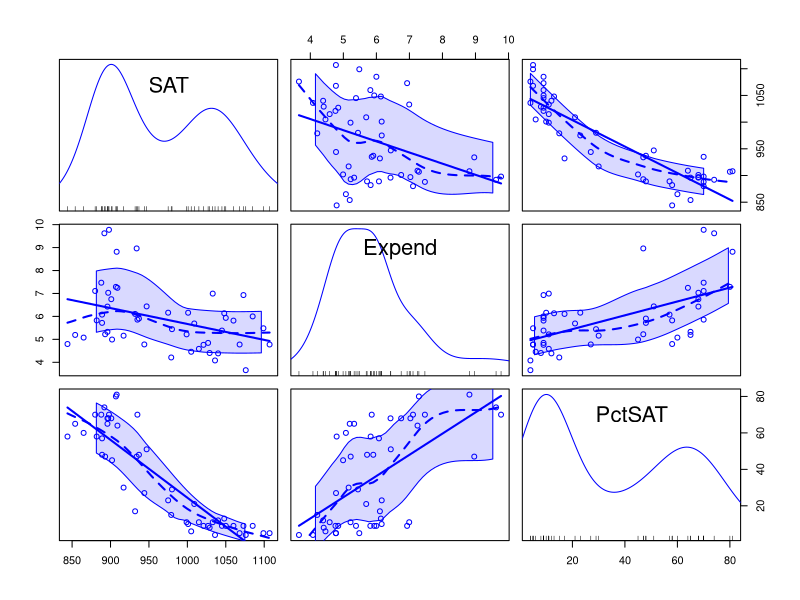
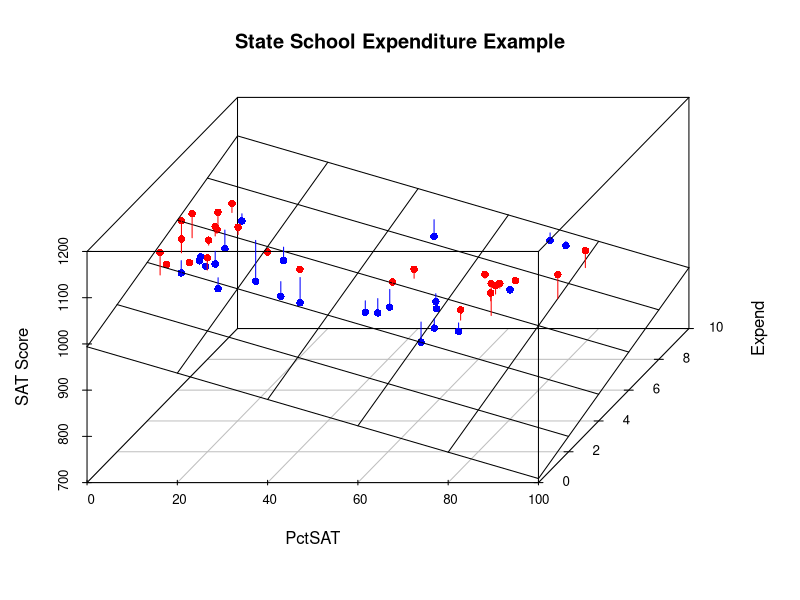
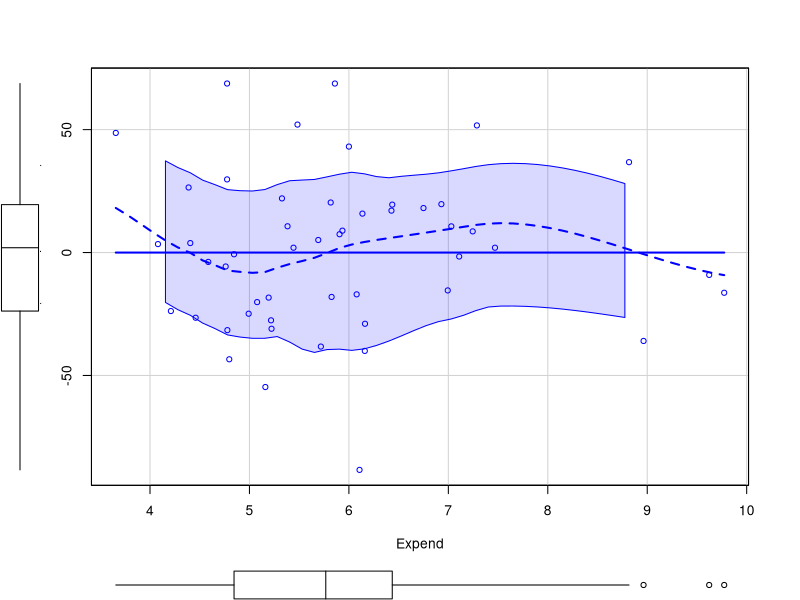
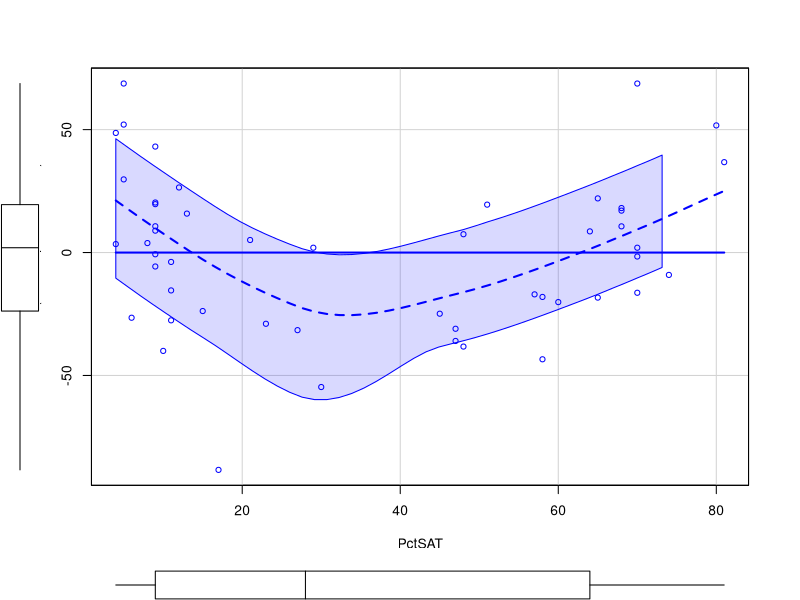
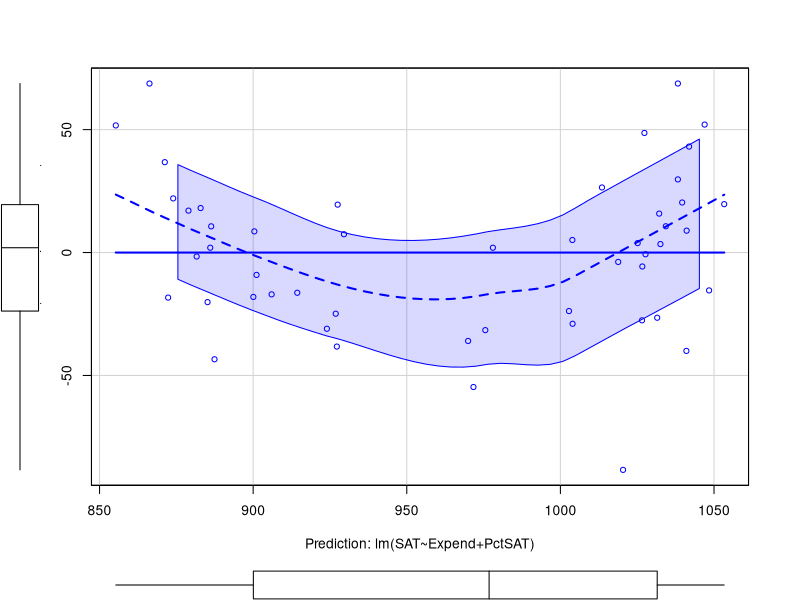
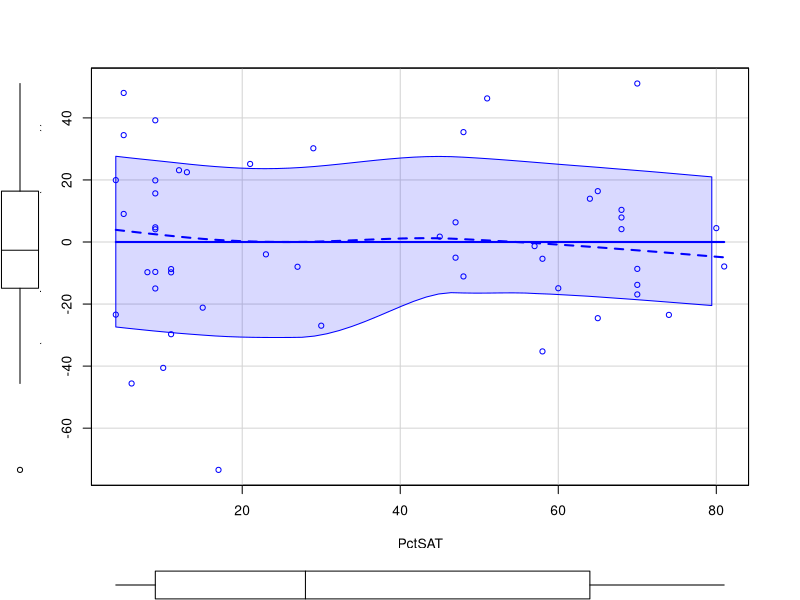
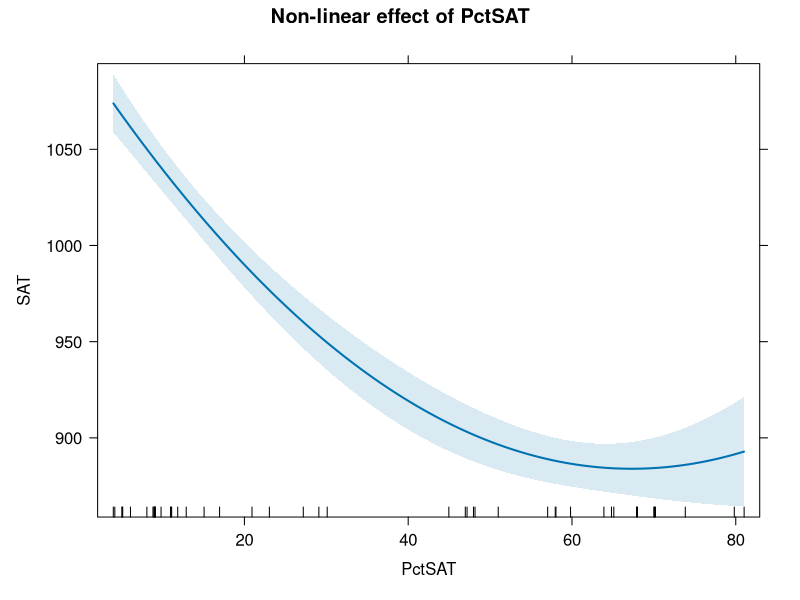

Source code (R) for these figures, in order:
rm(list=ls())  # start clean
library(car); library(scatterplot3d)
school <- foreign::read.spss("StateSchool.sav", to.data.frame=T)

## Scatterplot matrix
scatterplotMatrix(~SAT+Expend+PctSAT, data=school, spread=F) 
cor(school[ , c("SAT","Expend","PctSAT") ])

## Generate 3d scatterplot
y <- school$SAT
x1 <- school$PctSAT
x2 <- school$Expend
my.SAT <- lm(y~x1+x2)
idx.sign <- 1+(resid(my.SAT)>0)

s3d <- scatterplot3d(x=x1,y=x2,z=y,angle=60,
                     xlab="PctSAT",ylab="Expend",zlab="SAT Score",
                     xlim=c(0,100),ylim=c(0,10),zlim=c(700,1200),pch=16, grid=T,
                     color=c("blue","red")[idx.sign], main="State School Expenditure Example")

s3d$plane3d(coefficients(my.SAT),lty="solid")

org <- s3d$xyz.convert(x1,x2,y)
plane <- s3d$xyz(x1,x2,fitted(my.SAT))
segments(org$x,org$y,plane$x,plane$y,col=c("blue","red")[idx.sign])


## Regression SAT on Expend
lm.01 <- lm(SAT~Expend, data=school)
summary(lm.01)

## Regression SAT on Expend controlling for PctSAT
lm.02 <- lm(SAT~Expend+PctSAT, data=school)
summary(lm.02)

## Residual analysis
school$resid.02 <- residuals(lm.02)              # add residuals to data-frame   
school$pred.02 <- predict(lm.02)                 # add predicted values to data-frame

scatterplot(resid.02~Expend, data=school, ylab="Residuals: lm(SAT~Expend+PctSAT)")
scatterplot(resid.02~PctSAT, data=school, ylab="Residuals: lm(SAT~Expend+PctSAT)")
scatterplot(resid.02~pred.02, data=school, ylab="Residuals: lm(SAT~Expend+PctSAT)", 
            xlab="Prediction: lm(SAT~Expend+PctSAT)")

## Refine model to capture quadratic pattern w.r.t. PctSAT
lm.03 <- lm(SAT~Expend+PctSAT+I(PctSAT^2), data=school)  # Note syntax I(PctSAT^2) because ^2 has a special meaning in formulas
summary(lm.03)
school$resid.03 <- residuals(lm.03)  
scatterplot(resid.03~PctSAT, data=school, spread=F, 
            ylab="Residuals: lm(SAT~Expend+PctSAT+I(PctSAT^2))")

## Visualize the non-linear effect of PctSAT
library(effects)
lm.03.eff <- allEffects(lm.03, xlevels=list(PctSAT=min(school$PctSAT):max(school$PctSAT)))
plot(lm.03.eff, "PctSAT", main="Non-linear effect of PctSAT")
